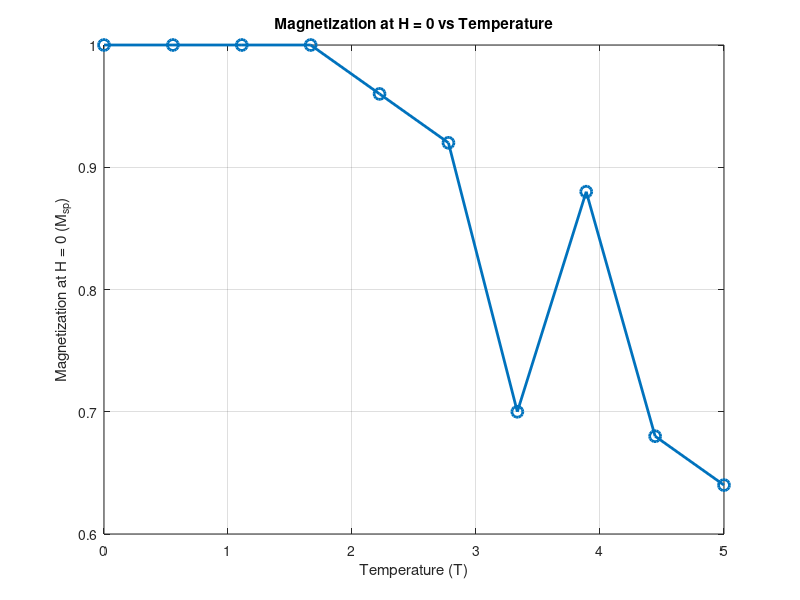

The MATLAB script that drew this image:
% TEMPERATURE VARIANCE AND MAGNETIZATION

clear all
close all;
tic;

% Parameters
L_rows = 10; % Number of rows in lattice
L_cols = 10; % Number of columns in lattice
J = 1; % Interaction energy (positive for ferromagnetic material)
H_vals = linspace(0, 10, 100); % Range of external magnetic field (0 to 10)
steps_per_H = 50; % Monte Carlo steps for each H value
T_vals = linspace(0, 5, 10); % Temperature range from 0 to 3

n = 20; % For progress bar
M_sp = zeros(1, length(T_vals)); % Initialize temperature vs. M_sp plot
steps = length(T_vals);

% Loop over different temperatures
for temp_idx = 1:steps
    T = T_vals(temp_idx); % Current temperature
    disp(['Running for T = ', num2str(T)]);
    
    % Display progress bar
    numHashtags = floor((temp_idx / steps) * n);
    displayString = [repmat('#', 1, numHashtags), repmat(' ', 1, n - numHashtags)];
    fprintf('[%s]\n', displayString);
    
    
    % Initialize spin lattice with random spins (-1 or +1)
    spin_lattice = 2 * (randi([0, 1], L_rows, L_cols)) - 1;

    
    % Monte Carlo simulation for forward field sweep (0 to 10)
    magnetization = zeros(1, length(H_vals));
    for h = 1:length(H_vals)
        H = H_vals(h); % Current magnetic field
        for step = 1:steps_per_H

        
            % Choose a random spin to flip
            i = randi(L_rows);
            j = randi(L_cols);

            
            % Calculate energy difference (dE) if this spin is flipped
            S = spin_lattice(i, j);
            neighbors = spin_lattice(mod(i, L_rows) + 1, j) + spin_lattice(mod(i - 2, L_rows) + 1, j) + ...
                        spin_lattice(i, mod(j, L_cols) + 1) + spin_lattice(i, mod(j - 2, L_cols) + 1);
            dE = 2 * S * (J * neighbors + H);

            
            % Metropolis condition
            if dE < 0 || rand() < exp(-dE / T)
                spin_lattice(i, j) = -S;
            end
        end
        magnetization(h) = mean(spin_lattice(:));
    end
    
    % Reverse the field sweep: H goes from 10 to 0
    H_vals_back = linspace(10, 0, 10);
    magnetization_back = zeros(1, length(H_vals_back));
    spin_lattice_back = spin_lattice; % Start reverse sweep with final lattice state

    
    for h = 1:length(H_vals_back)
        H = H_vals_back(h);
        for step = 1:steps_per_H
            i = randi(L_rows);
            j = randi(L_cols);
            S = spin_lattice_back(i, j);

            
            neighbors = spin_lattice_back(mod(i, L_rows) + 1, j) + spin_lattice_back(mod(i - 2, L_rows) + 1, j) + ...
                        spin_lattice_back(i, mod(j, L_cols) + 1) + spin_lattice_back(i, mod(j - 2, L_cols) + 1);
            dE = 2 * S * (J * neighbors + H);
            if dE < 0 || rand() < exp(-dE / T)
                spin_lattice_back(i, j) = -S;
            end
        end
        magnetization_back(h) = mean(spin_lattice_back(:));
    end
    
    % Store final magnetization after reverse sweep
    M_sp(temp_idx) = magnetization_back(end);
end

% Plot M_sp vs temperature to find critical temperature
figure;
plot(T_vals, M_sp, 'o-', 'LineWidth', 2, 'MarkerSize', 8);
xlabel('Temperature (T)');
ylabel('Magnetization at H = 0 (M_{sp})');
title('Magnetization at H = 0 vs Temperature');
grid on;
toc;
